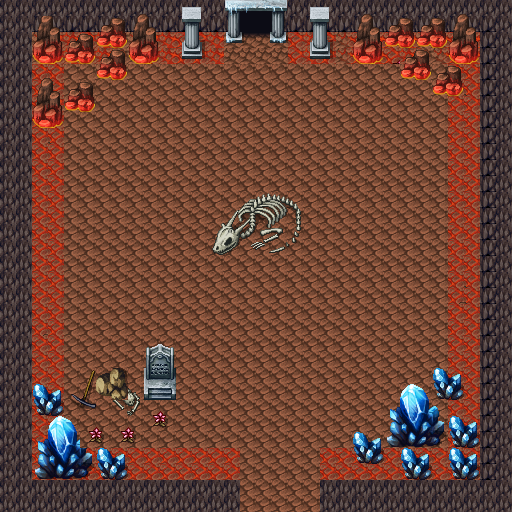

This game map was drawn from its Tiled (.tmx) file and the tilesets committed beside it. A one-line description and the full map source follow:
An orthogonal 32x32 tile map with 16x16 px tiles, 2 tile layers (Rock, Tile Layer 3).

<map version="1.5" tiledversion="1.7.0" orientation="orthogonal" renderorder="right-down" width="32" height="32" tilewidth="16" tileheight="16" infinite="0" nextlayerid="5" nextobjectid="1">
 <editorsettings>
  <export target="Canvas Import/Cave.json" format="json" />
 </editorsettings>
 <tileset firstgid="1" name="Cave" tilewidth="16" tileheight="16" tilecount="1024" columns="32">
  <image source="Cave.png" width="512" height="512" />
 </tileset>
 <layer id="2" name="Rock" width="32" height="32">
  <data encoding="csv">
554,554,554,554,554,554,554,554,554,554,554,554,554,554,554,554,554,554,554,554,554,554,554,554,554,554,554,554,554,554,554,554,
554,554,611,611,611,611,611,611,611,611,611,611,611,611,611,611,611,611,611,611,611,611,611,611,611,611,611,611,611,611,611,554,
554,554,465,466,467,468,469,470,465,466,467,468,466,467,407,407,407,407,466,467,468,465,466,467,468,469,470,465,466,467,611,554,
554,554,465,466,467,468,469,470,465,466,467,468,466,467,407,407,407,407,466,467,468,465,466,467,468,469,470,465,466,467,611,554,
554,554,466,466,280,280,280,280,280,280,280,280,280,280,280,280,280,280,280,280,280,280,280,280,280,280,280,280,466,466,611,554,
554,554,466,466,280,280,280,280,280,280,280,280,280,280,280,280,280,280,280,280,280,280,280,280,280,280,280,280,466,466,611,554,
554,554,466,466,280,280,280,280,280,280,280,280,280,280,280,280,280,280,280,280,280,280,280,280,280,280,280,280,466,466,611,554,
554,554,466,466,280,280,280,280,280,280,280,280,280,280,280,280,280,280,280,280,280,280,280,280,280,280,280,280,466,466,611,554,
554,554,466,466,280,280,280,280,280,280,280,280,280,280,280,280,280,280,280,280,280,280,280,280,280,280,280,280,466,466,611,554,
554,554,466,466,280,280,280,280,280,280,280,280,280,280,280,280,280,280,280,280,280,280,280,280,280,280,280,280,466,466,611,554,
554,554,466,466,280,280,280,280,280,280,280,280,280,280,280,280,280,280,280,280,280,280,280,280,280,280,280,280,466,466,611,554,
554,554,466,466,280,280,280,280,280,280,280,280,280,280,280,280,280,280,280,280,280,280,280,280,280,280,280,280,466,466,611,554,
554,554,466,466,280,280,280,280,280,280,280,280,280,280,280,280,280,280,280,280,280,280,280,280,280,280,280,280,466,466,611,554,
554,554,466,466,280,280,280,280,280,280,280,280,280,280,280,280,280,280,280,280,280,280,280,280,280,280,280,280,466,466,611,554,
554,554,466,466,280,280,280,280,280,280,280,280,280,280,280,280,280,280,280,280,280,280,280,280,280,280,280,280,466,466,611,554,
554,554,466,466,280,280,280,280,280,280,280,280,280,280,280,280,280,280,280,280,280,280,280,280,280,280,280,280,466,466,611,554,
554,554,466,466,280,280,280,280,280,280,280,280,280,280,280,280,280,280,280,280,280,280,280,280,280,280,280,280,466,466,611,554,
554,554,466,466,280,280,280,280,280,280,280,280,280,280,280,280,280,280,280,280,280,280,280,280,280,280,280,280,466,466,611,554,
554,554,466,466,280,280,280,280,280,280,280,280,280,280,280,280,280,280,280,280,280,280,280,280,280,280,280,280,466,466,611,554,
554,554,466,466,280,280,280,280,280,280,280,280,280,280,280,280,280,280,280,280,280,280,280,280,280,280,280,280,466,466,611,554,
554,554,466,466,280,280,280,280,280,280,280,280,280,280,280,280,280,280,280,280,280,280,280,280,280,280,280,280,466,466,611,554,
554,554,466,466,280,280,280,280,280,280,280,280,280,280,280,280,280,280,280,280,280,280,280,280,280,280,280,280,466,466,611,554,
554,554,466,466,280,280,280,280,280,280,280,280,280,280,280,280,280,280,280,280,280,280,280,280,280,280,280,280,466,466,611,554,
554,554,466,466,280,280,280,280,280,280,280,280,280,280,280,280,280,280,280,280,280,280,280,280,280,280,280,280,466,466,611,554,
554,554,466,466,280,280,280,280,280,280,280,280,280,280,280,280,280,280,280,280,280,280,280,280,280,280,280,280,466,466,611,554,
554,554,466,466,280,280,280,280,280,280,280,280,280,280,280,280,280,280,280,280,280,280,280,280,280,280,280,280,466,466,611,554,
554,554,466,466,280,280,280,280,280,280,280,280,280,280,280,280,280,280,280,280,280,280,280,280,280,280,280,280,466,466,611,554,
554,554,466,466,280,280,280,280,280,280,280,280,280,280,280,280,280,280,280,280,280,280,280,280,280,280,280,280,466,466,611,554,
554,554,466,466,466,466,466,466,466,466,466,466,466,466,466,280,280,280,280,280,466,466,466,466,466,466,466,466,466,466,611,554,
554,554,466,466,466,466,466,466,466,466,466,466,466,466,466,280,280,280,280,280,466,466,466,466,466,466,466,466,466,466,611,554,
554,554,554,554,554,554,554,554,554,554,554,554,554,554,554,280,280,280,280,280,554,554,554,554,554,554,554,554,554,554,554,554,
554,554,554,554,554,554,554,554,554,554,554,554,554,554,554,280,280,280,280,280,554,554,554,554,554,554,554,554,554,554,554,554
</data>
 </layer>
 <layer id="3" name="Tile Layer 3" width="32" height="32">
  <data encoding="csv">
0,0,0,0,0,0,0,0,541,542,0,527,528,0,916,917,918,919,0,527,528,0,541,542,0,0,0,717,541,542,720,0,
0,0,573,574,717,0,603,604,573,574,0,559,560,0,948,949,950,951,0,559,560,0,573,574,603,604,603,604,573,574,0,0,
0,0,605,606,603,604,635,636,605,606,0,591,592,0,980,981,982,983,0,591,592,0,605,606,635,636,635,636,605,606,0,0,
0,0,637,638,635,636,603,604,637,638,0,623,624,0,0,0,0,0,0,623,624,0,637,638,607,603,604,0,637,638,0,0,
0,0,541,542,0,0,635,636,0,720,0,0,0,0,0,0,0,0,0,0,0,87,0,89,0,635,636,603,604,0,0,0,
0,0,573,574,603,604,0,0,0,0,0,0,0,0,0,0,0,0,0,0,0,0,0,0,0,0,0,635,636,542,0,0,
0,0,605,606,635,636,0,0,0,0,0,0,0,0,0,0,0,0,0,0,0,0,0,0,0,0,0,0,0,0,0,0,
0,0,637,638,0,0,0,0,0,0,0,0,0,0,0,0,0,0,0,0,0,0,0,0,0,0,0,0,0,0,0,0,
0,0,0,542,0,0,0,0,0,0,0,0,0,0,0,0,0,0,0,0,0,0,0,0,0,0,0,0,0,0,0,0,
0,0,0,0,0,0,0,0,0,0,0,0,0,0,0,0,0,0,0,0,0,0,0,0,0,0,0,0,0,0,0,0,
0,0,0,0,0,0,0,657,658,0,0,0,0,0,0,0,0,0,0,0,0,0,0,0,0,0,0,0,0,0,0,0,
0,0,0,0,0,0,0,0,0,0,0,0,0,0,0,0,0,0,0,0,0,0,0,0,0,0,0,0,0,0,0,0,
0,0,0,0,0,0,0,0,0,0,0,0,0,657,658,659,660,661,662,0,0,0,0,0,0,0,0,0,0,0,0,0,
0,0,0,0,0,0,0,0,0,0,0,0,0,689,690,691,692,693,694,0,0,0,0,0,0,0,0,0,0,0,0,0,
0,0,0,0,0,0,0,0,0,0,0,0,0,721,722,723,724,725,726,0,0,0,0,0,0,0,0,0,0,0,0,0,
0,0,0,0,0,0,0,0,0,0,0,0,0,753,754,755,756,757,758,0,0,0,0,0,0,0,0,0,0,0,0,0,
0,0,0,0,0,0,0,0,0,0,0,0,542,0,0,0,0,0,0,0,0,0,0,858,0,0,0,0,0,0,0,0,
0,0,0,0,0,0,0,0,0,0,0,0,0,0,0,0,0,0,0,0,0,0,0,0,0,0,717,0,0,542,0,0,
0,0,0,0,0,0,0,0,0,0,0,0,0,0,0,0,0,0,0,0,0,0,0,0,0,0,717,0,859,860,0,0,
0,0,0,0,0,0,0,0,0,0,0,0,0,0,0,0,0,0,0,0,0,0,0,0,0,0,0,0,0,0,0,0,
0,0,859,0,0,0,0,0,0,0,0,0,0,0,0,0,0,0,0,0,0,0,0,0,0,0,0,0,0,0,0,0,
0,0,0,0,0,0,0,0,0,525,526,0,0,0,0,0,0,0,0,0,0,0,0,0,0,0,0,0,0,0,0,0,
0,0,0,0,0,0,0,0,0,557,558,0,0,0,657,658,0,0,0,0,0,0,0,0,0,0,0,0,0,0,0,0,
0,0,0,0,87,88,1610612816,1610612848,0,589,590,0,0,0,0,0,0,0,0,0,0,0,0,0,0,0,0,655,656,0,0,0,
0,0,655,656,119,120,1610612815,1610612847,654,621,622,0,0,0,0,0,0,0,0,0,0,0,0,0,717,718,719,687,688,0,0,0,
0,0,687,688,151,152,153,685,686,607,608,0,860,0,0,0,0,0,0,0,0,0,0,0,749,750,751,752,0,0,0,0,
0,0,717,718,719,607,608,607,608,639,640,0,0,0,0,0,0,0,0,0,0,0,0,0,781,782,783,784,655,656,0,0,
0,0,749,750,751,639,640,639,640,0,0,0,0,0,0,0,0,0,0,0,0,0,655,656,813,814,815,816,687,688,0,0,
0,0,781,782,783,784,655,656,0,0,0,0,0,0,0,0,0,0,0,0,0,0,687,688,0,655,656,0,655,656,0,0,
0,0,813,814,815,816,687,688,0,0,0,0,0,0,0,0,0,0,0,0,0,0,0,0,0,687,688,0,687,688,0,0,
0,0,0,0,0,0,0,0,0,0,0,0,0,0,0,0,0,0,0,0,0,0,0,0,0,0,0,0,0,0,0,0,
0,0,0,0,0,0,0,0,0,0,0,0,0,0,0,0,0,0,0,0,0,0,0,0,0,0,0,0,0,0,0,0
</data>
 </layer>
</map>